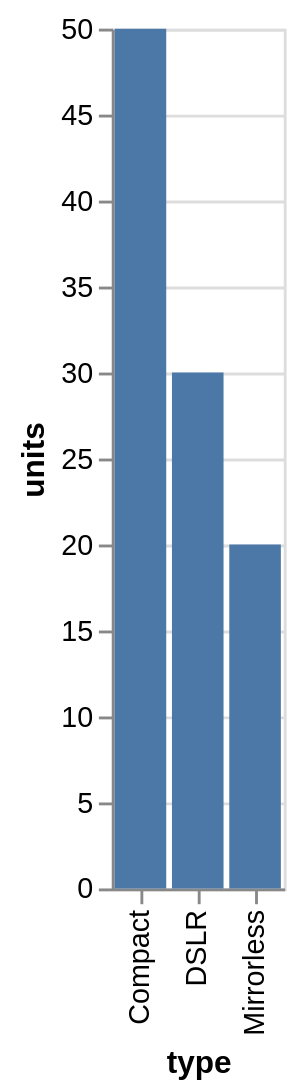

Vega-Lite specification stored for this chart:
### Vega-Lite specification from a JSON file in a GitHub repository (floating-point values rounded to 4 significant figures)
{"$schema": "https://vega.github.io/schema/vega-lite/v5.json", "description": "Test chart to confirm setup works", "width": "container", "data": {"values": [{"type": "Compact", "units": 50}, {"type": "DSLR", "units": 30}, {"type": "Mirrorless", "units": 20}]}, "mark": "bar", "encoding": {"x": {"field": "type", "type": "nominal"}, "y": {"field": "units", "type": "quantitative"}}}
